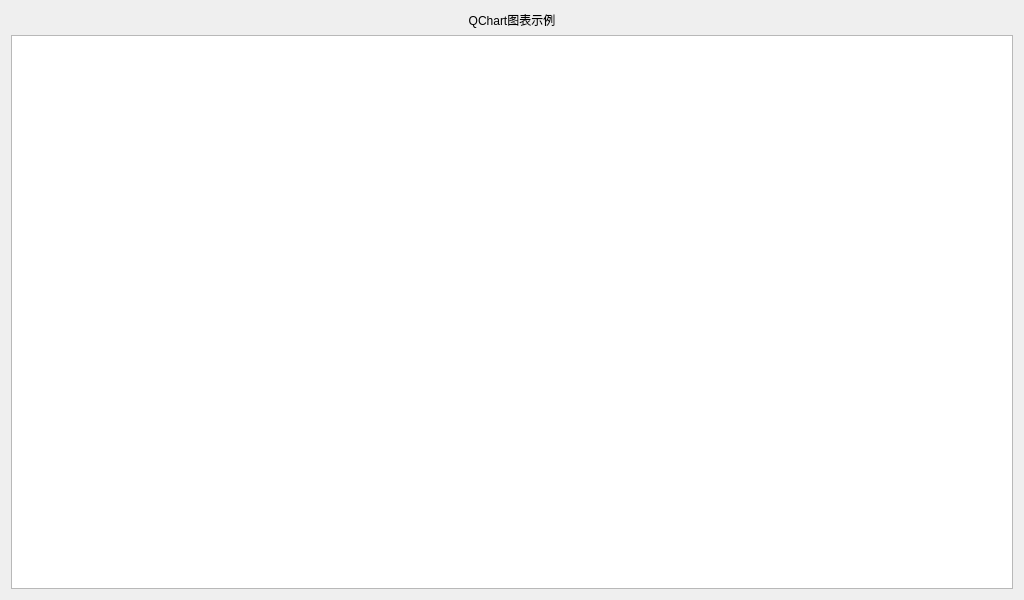
<?xml version="1.0" encoding="UTF-8"?>
<ui version="4.0">
 <class>Widget</class>
 <widget class="QWidget" name="Widget">
  <property name="geometry">
   <rect>
    <x>0</x>
    <y>0</y>
    <width>1024</width>
    <height>600</height>
   </rect>
  </property>
  <property name="windowTitle">
   <string>Widget</string>
  </property>
  <layout class="QVBoxLayout" name="verticalLayout">
   <item>
    <widget class="QLabel" name="label">
     <property name="text">
      <string>QChart图表示例</string>
     </property>
     <property name="alignment">
      <set>Qt::AlignCenter</set>
     </property>
    </widget>
   </item>
   <item>
    <widget class="QChartView" name="chartView"/>
   </item>
  </layout>
 </widget>
 <customwidgets>
  <customwidget>
   <class>QChartView</class>
   <extends>QGraphicsView</extends>
   <header>qchartview.h</header>
  </customwidget>
 </customwidgets>
 <resources/>
 <connections/>
</ui>
